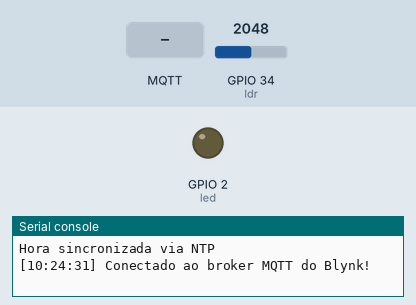
The program below on a simulated ESP32 board running MicroPython. On the bench: output pins drawn as LEDs (lit = HIGH), the last lines printed to the serial console. Wiring (from the project's diagram.json): yellow LED on GPIO 2, light sensor on GPIO 34. Inputs (shaded band) come from the test bench; at power-on: GPIO 34 (ldr) = 2048 (analog values on the 0–4095 scale). WiFi joins after 1.5 s; the clock reads 2024-03-15 10:24:30 at power-on unless the program sets it; no MQTT or app messages arrive unless stated.

Above: at 2.9 s.
3.0 s: GPIO 34 (ldr) set to 2816
7.2 s: GPIO 34 (ldr) set to 2925
At 8.7 s:
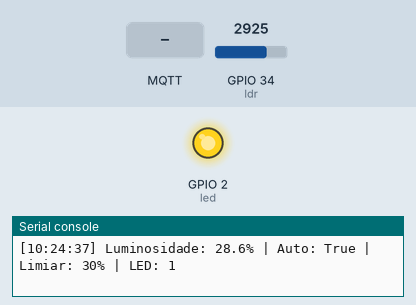
10.7 s: MQTT message "downlink/ds/Limiar" arrives on the first subscribed topic
At 11.5 s:
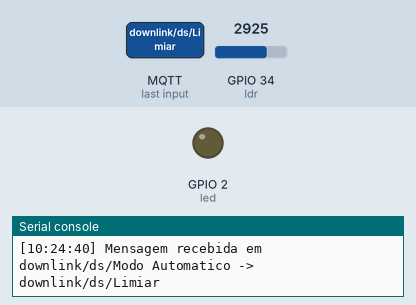
Timing chart, 0 to 13.7 s (numbered marks = the images above; inputs shaded):
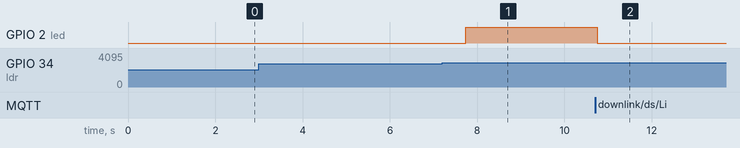

Measured:
- the behaviour switches between 2868 and 2869 on GPIO 34 (ldr) (found by bisection; images 0 and 1)
- after the input at 7.2 s, GPIO 2 (led): LOW → HIGH after 0.54 s
- after the input at 10.7 s, GPIO 2 (led): HIGH → LOW after 0.06 s

The program:

main.py
```python
"""
Projeto: Automacao de Iluminacao com ESP32 + MQTT + Blynk
Disciplina: Internet das Coisas em um Mundo Conectado - Atividade Somativa 2

Cenario: iluminacao automatica de um ambiente (ex.: corredor, varanda).
Um LDR (sensor de luminosidade) mede o nivel de luz ambiente e publica
o valor via MQTT para o Blynk Cloud. Um LED (atuador) representa a
lampada, que acende automaticamente quando o ambiente esta escuro
(abaixo de um limiar configuravel pelo dashboard). Tambem e possivel
assumir controle manual do LED direto pelo dashboard.

Elementos do dashboard Blynk:
  V0 - Gauge  : nivel de luminosidade atual (0-100%)
  V1 - Switch : liga/desliga o MODO AUTOMATICO
  V2 - Slider : define o LIMIAR de luminosidade (0-100%) que aciona o LED
  V3 - Switch : controle MANUAL do LED (usado quando o modo automatico esta desligado)
"""

import network
import time
from machine import Pin, ADC
from umqttsimple import MQTTClient

try:
    import ntptime
except ImportError:
    ntptime = None

# ---------------------------------------------------------------------------
# Configuracoes - AJUSTAR conforme seu ambiente Wokwi / device do Blynk
# ---------------------------------------------------------------------------
WIFI_SSID = "Wokwi-GUEST"
WIFI_PASSWORD = ""

BLYNK_AUTH_TOKEN = "SEU_TOKEN_DO_DEVICE_AQUI"   # gerado ao criar o device no Blynk.Cloud (NAO COMITAR o token real)
MQTT_BROKER = "ny3.blynk.cloud"   # broker regional da conta (visto em "Regiao: NY3" no Blynk Console)
MQTT_PORT = 1883

LDR_PIN = 34     # entrada analogica (ADC) ligada ao divisor de tensao com o LDR
LED_PIN = 2      # saida digital ligada ao LED (lampada simulada)

PUBLISH_INTERVAL_MS = 2000  # intervalo entre leituras/publicacoes do sensor

# Alguns modulos de LDR entregam tensao MAIOR no escuro (comportamento invertido).
# Se o LED acender com luz em vez de no escuro, mude para True.
INVERT_LDR = True   # validado no Wokwi: este modulo LDR da tensao maior no escuro

# ---------------------------------------------------------------------------
# Estado global do sistema
# ---------------------------------------------------------------------------
auto_mode = True      # V1: True = automatico, False = manual
threshold = 30         # V2: limiar (%) abaixo do qual o LED acende no modo auto
manual_led_state = 0    # V3: estado do LED quando em modo manual

led = Pin(LED_PIN, Pin.OUT)
ldr = ADC(Pin(LDR_PIN))
ldr.atten(ADC.ATTN_11DB)  # permite ler toda a faixa 0-3.3V


def conectar_wifi():
    wlan = network.WLAN(network.STA_IF)
    wlan.active(True)
    if not wlan.isconnected():
        print("Conectando ao WiFi...")
        wlan.connect(WIFI_SSID, WIFI_PASSWORD)
        while not wlan.isconnected():
            time.sleep(0.5)
    print("WiFi conectado:", wlan.ifconfig())


def sincronizar_hora():
    """Ajusta o relogio via NTP, so para exibir horario real nos logs."""
    if ntptime is None:
        return
    try:
        ntptime.settime()
        print("Hora sincronizada via NTP")
    except Exception as e:
        print("Nao foi possivel sincronizar hora via NTP:", e)


def agora_str():
    try:
        t = time.localtime()
        return "{:02d}:{:02d}:{:02d}".format(t[3], t[4], t[5])
    except Exception:
        return "??:??:??"


def ler_luminosidade_pct():
    """Le o ADC do LDR e converte para uma porcentagem de luminosidade (0-100).
    Ajustar a formula conforme a orientacao do divisor de tensao montado."""
    valor_bruto = ldr.read()          # 0 - 4095
    pct = (valor_bruto / 4095) * 100
    if INVERT_LDR:
        pct = 100 - pct
    return round(pct, 1)


def aplicar_estado_led():
    """Decide o estado do LED com base no modo (automatico ou manual)."""
    global led

    if auto_mode:
        nivel = ler_luminosidade_pct()
        novo_estado = 1 if nivel < threshold else 0
    else:
        novo_estado = manual_led_state

    led.value(novo_estado)
    return novo_estado


def mqtt_callback(topic, msg):
    """Trata comandos recebidos do dashboard Blynk (downlink)."""
    global auto_mode, threshold, manual_led_state

    topic = topic.decode()
    valor = msg.decode()
    print("[{}] Mensagem recebida em {} -> {}".format(agora_str(), topic, valor))

    if topic == "downlink/ds/Modo Automatico":
        auto_mode = valor == "1"
    elif topic == "downlink/ds/Limiar":
        threshold = float(valor)
    elif topic == "downlink/ds/LED Manual":
        manual_led_state = int(valor)

    aplicar_estado_led()


def conectar_mqtt():
    # ID novo a cada tentativa: evita colidir com a sessao anterior, que
    # pode ainda estar "presa" no broker se a conexao caiu sem um
    # disconnect() limpo (causava desconexoes -1 em loop).
    client_id = "esp32-iluminacao-" + str(time.ticks_ms())
    client = MQTTClient(
        client_id,
        MQTT_BROKER,
        MQTT_PORT,
        user="device",
        password=BLYNK_AUTH_TOKEN,
        keepalive=45,
    )
    client.set_callback(mqtt_callback)
    client.connect()
    client.subscribe(b"downlink/ds/Modo Automatico")
    client.subscribe(b"downlink/ds/Limiar")
    client.subscribe(b"downlink/ds/LED Manual")
    print("[{}] Conectado ao broker MQTT do Blynk!".format(agora_str()))
    return client


def main():
    conectar_wifi()
    sincronizar_hora()
    client = conectar_mqtt()

    ultima_publicacao = time.ticks_ms()

    while True:
        try:
            client.check_msg()  # processa comandos vindos do dashboard

            agora = time.ticks_ms()
            if time.ticks_diff(agora, ultima_publicacao) >= PUBLISH_INTERVAL_MS:
                nivel = ler_luminosidade_pct()
                estado_led = aplicar_estado_led()

                client.publish(b"ds/Luminosidade", str(nivel).encode())
                client.publish(b"ds/Estado LED", str(estado_led).encode())

                print("[{}] Luminosidade: {}% | Auto: {} | Limiar: {}% | LED: {}".format(
                    agora_str(), nivel, auto_mode, threshold, estado_led))

                ultima_publicacao = agora

            time.sleep(0.1)
        except OSError as e:
            print("[{}] Erro de conexao, reconectando...".format(agora_str()), e)
            try:
                client.disconnect()
            except OSError:
                pass
            time.sleep(2)
            client = conectar_mqtt()


if __name__ == "__main__":
    main()
```
